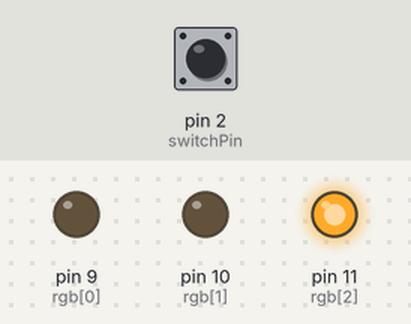
A sketch run on a simulated Arduino Uno, built with avr-gcc and run on an emulated ATmega328P. Shown: output pins drawn as LEDs (lit = HIGH). The test bench sets the inputs (shaded band); at power-on: pin 2 (switchPin) HIGH.

Above: at 1.2 s.
1.3 s: pin 2 (switchPin) pulled LOW for 0.15 s
At 1.62 s:
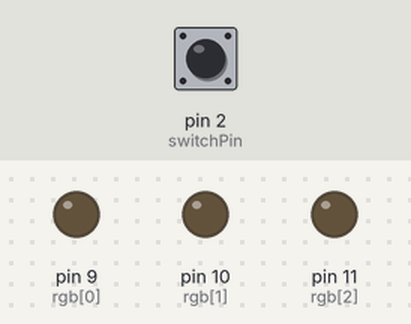
At 3.0 s:
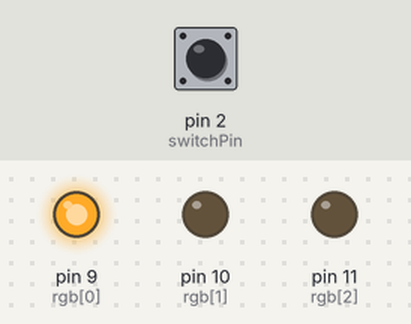
4.3 s: pin 2 (switchPin) pulled LOW for 3.2 s
At 11.8 s:
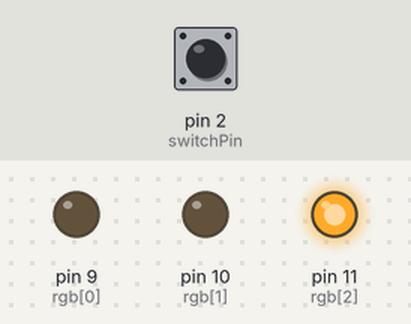
Timing chart, 0 to 13.3 s (numbered marks = the images above; inputs shaded):
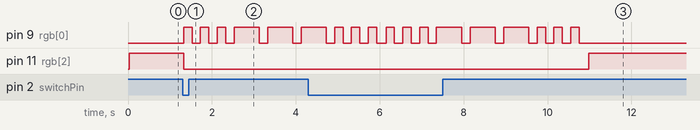

Measured:
- after the input at 1.3 s, pin 9 (rgb[0]): goes 3 × (HIGH 0.20 s, LOW 0.20 s), HIGH 0.60 s, LOW 0.20 s, HIGH 0.60 s, LOW 0.20 s, then HIGH, starting at once; pin 11 (rgb[2]): HIGH → LOW at once
- after the input at 4.3 s, pin 11 (rgb[2]): LOW → HIGH after 6.7 s instead of 1.9 s

The sketch:

Tilt_Blink_Expansion.ino
```cpp
//This program is continously blue and gives an SOS when it is shaken or moved
const int rgb[] = {9,10,11};//makes array with all pin numbers
const int time=200;
const int switchPin=2;//defines the tilt switch pin number
//defines pin types
void setup()
{
  for (int i=0; i<3; i++) pinMode(rgb[i], OUTPUT);
  pinMode(switchPin, INPUT);
}
void dot()
{
  //dot function
  digitalWrite(9, HIGH);
  delay(time);
  digitalWrite(9, LOW);
  delay(time);
}
void dash()
{
  //dash function
  digitalWrite(9, HIGH);
  delay(time*3);
  digitalWrite(9, LOW);
  delay(time);
}
void dot_dash()
{
  //combines them
  dot();
  dash();
}
void dash_dot()
{
  //combines them
  dash();
  dot();
}

void loop()
{
  //debounces the switch to make sure it is turned off
  int bounce1=digitalRead(switchPin);
  delay(25);
  int bounce2=digitalRead(switchPin);
  while ((bounce1==bounce2)&&(bounce1==LOW))//while it is closed
  {
    for (int i=0; i<3; i++) digitalWrite(rgb[i], LOW);//turns all LEDs off
    for (int i=0; i<3; i++)//does the dot thrice
    {
      dot();
    }
    for (int i=0; i<3; i++)//does the dash thrice
    {
      dash();
    }
    for (int i=0; i<3; i++)//does dot thrice again
    {
      dot();
    }
    bounce1=digitalRead(switchPin);
    delay(25);
    bounce2=digitalRead(switchPin);//debounces the switch again
  }
  digitalWrite(9, LOW);
  digitalWrite(10, LOW);
  digitalWrite(11, HIGH);//if it gets out of the while loop it makes it blue
}
```
